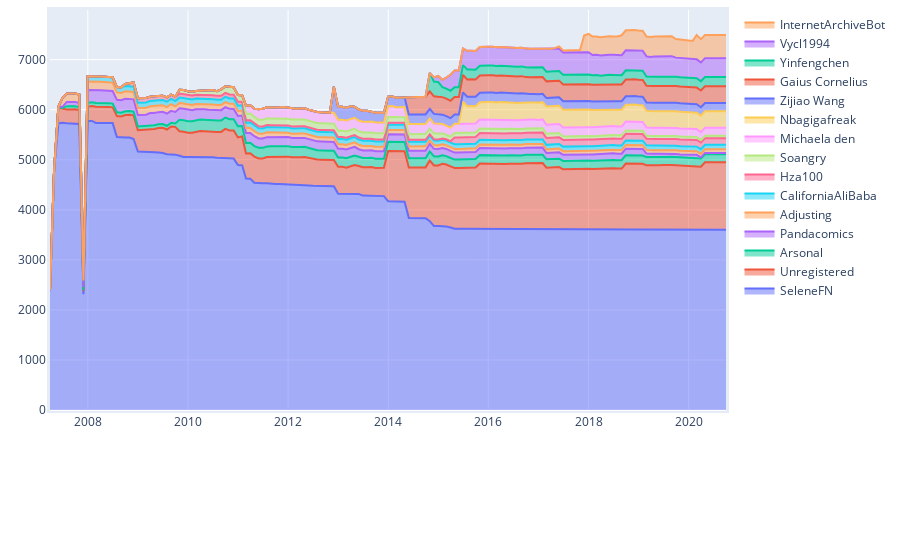

The notebook cell this image was saved under:
### Markdown cell above
<span style="color: #626262"> Try yourself! This is what will happen when you click 'Load Actions' button: </span>

### Code cell
### ------------------------------------------------------------------------------- ###
### TRY YOURSELF! THIS IS WHAT WILL HAPPEN WHEN YOU CLICK 'Get Editors Info' BUTTON ###
### ------------------------------------------------------------------------------- ###

## Create a TokensOwnedListener instance, more details can be found in             ##
## https://github.com/gesiscss/wikiwho_demo_new/blob/master/visualization/tokens_listener.py ##
owned_listener = TokensOwnedListener(total_actions, token_sources, lng=abbreviation(languageSelection.value))

## Visualization, core visual code lies in TokensOwnedListener, then the interact function     ##
## makes it interactive, mode details see:                                                 ##
## https://github.com/gesiscss/wikiwho_demo/blob/master/visualization/tokens_listener.py  ##

# This is the page you used
print('The page that is being used:', the_page['title'], f'({abbreviation(languageSelection.value).upper()})')

# Visualization: parameters
begin_date = date(2007, 3, 1)
end_date = date(2020, 5, 1)
frequency = 'Monthly' # "Monthly", "Weekly", "Daily"
stopwords = 'Not included'

# Visualization: the stacked area plot
owned_listener.listen(
    _range1 = begin_date,
    _range2 = end_date,
    granularity = frequency,
    stopwords = stopwords
)
